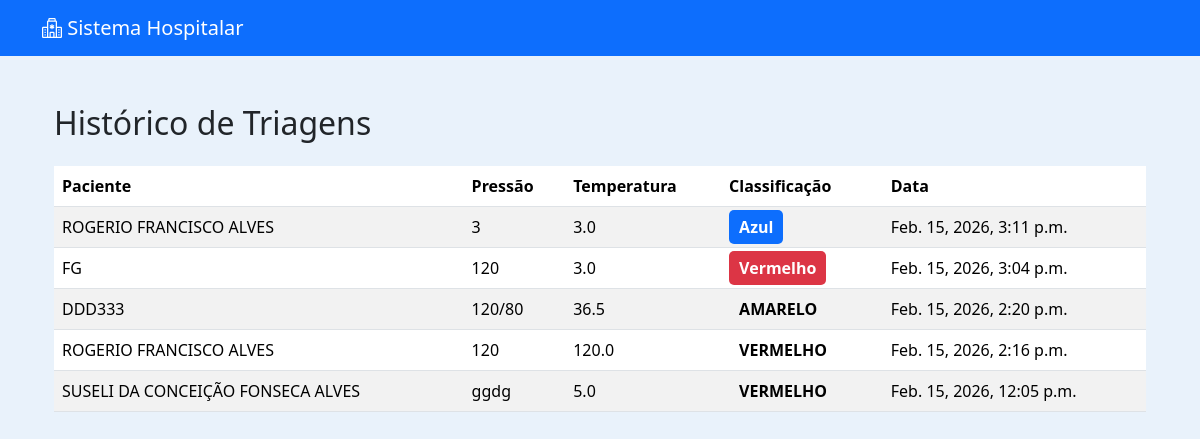
/triagem/historico/, run on the app's committed database.
### triagem/models.py (models this page shows)
class Triagem(models.Model):
    RISCO_CHOICES = [
        ('Vermelho', 'Vermelho'),
        ('Laranja', 'Laranja'),
        ('Amarelo', 'Amarelo'),
        ('Verde', 'Verde'),
        ('Azul', 'Azul'),
    ]
    agendamento = models.OneToOneField(Agendamento, on_delete=models.CASCADE)
    paciente = models.ForeignKey(Paciente, on_delete=models.CASCADE)
    pressao_arterial = models.CharField(max_length=20)
    temperatura = models.DecimalField(max_digits=4, decimal_places=1)
    frequencia_cardiaca = models.IntegerField()
    saturacao = models.IntegerField()
    classificacao_risco = models.CharField(
        max_length=10,
        choices=RISCO_CHOICES,
        blank=True,
        null=True
    )
    observacoes = models.TextField(blank=True, null=True)
    data_triagem = models.DateTimeField(auto_now_add=True)

### pacientes/models.py (models this page shows, shortened)
class Paciente(models.Model):
    nome = models.CharField(max_length=100)
    nome_social = models.CharField(max_length=100, blank=True, null=True)
    nome_mae = models.CharField(max_length=100)
    nome_pai = models.CharField(max_length=100, blank=True, null=True)
    cpf = models.CharField(
        max_length=14,
        unique=True,
        validators=[
            RegexValidator(
                r'^\d{3}\.\d{3}\.\d{3}-\d{2}$',
                'CPF inválido! Use XXX.XXX.XXX-XX'
            )
        ]
    )
    data_nascimento = models.DateField()
    SEXO_BIOLOGICO_CHOICES = [
        ('M', 'Masculino'),
        ('F', 'Feminino'),
        ('I', 'Intersexo'),
    ]
    sexo_biologico = models.CharField(max_length=1, choices=SEXO_BIOLOGICO_CHOICES)
    identidade_genero = models.CharField(max_length=50)
    orientacao_sexual = models.CharField(max_length=50)
    NACIONALIDADE_CHOICES = [
        ('BRASILEIRA', 'Brasileira'),
        ('ARGENTINA', 'Argentina'),
        ('BOLIVIANA', 'Boliviana'),
        ('CHILENA', 'Chilena'),
        ('COLOMBIANA', 'Colombiana'),
        ('PARAGUAIA', 'Paraguaia'),
        ('PERUANA', 'Peruana'),
        ('URUGUAIA', 'Uruguaia'),
        ('VENEZUELANA', 'Venezuelana'),
        ('OUTRA', 'Outra'),
    ]
    nacionalidade = models.CharField(
        max_length=20,
        choices=NACIONALIDADE_CHOICES,
        default='BRASILEIRA'
    )
    naturalidade = models.CharField(max_length=100)
    RACA_COR_CHOICES = [
        ('BRANCA', 'Branca'),
        ('PRETA', 'Preta'),
        ('PARDA', 'Parda'),
        ('AMARELA', 'Amarela'),
        ('INDIGENA', 'Indígena'),
    ]
    raca_cor = models.CharField(max_length=10, choices=RACA_COR_CHOICES)
    ESTADO_CIVIL_CHOICES = [
        ('SOLTEIRO', 'Solteiro(a)'),
        ('CASADO', 'Casado(a)'),
        ('DIVORCIADO', 'Divorciado(a)'),
        ('VIUVO', 'Viúvo(a)'),
        ('UNIAO_ESTAVEL', 'União Estável'),
    ]
    estado_civil = models.CharField(max_length=20, choices=ESTADO_CIVIL_CHOICES)
    ESCOLARIDADE_CHOICES = [
        ('SEM_INSTRUCAO', 'Sem instrução'),
        ('FUNDAMENTAL_INCOMPLETO', 'Fundamental incompleto'),
        ('FUNDAMENTAL_COMPLETO', 'Fundamental completo'),
        ('MEDIO_INCOMPLETO', 'Médio incompleto'),
        ('MEDIO_COMPLETO', 'Médio completo'),
        ('SUPERIOR_INCOMPLETO', 'Superior incompleto'),
        ('SUPERIOR_COMPLETO', 'Superior completo'),
        ('POS_GRADUACAO', 'Pós-graduação'),
        ('MESTRADO', 'Mestrado'),
        ('DOUTORADO', 'Doutorado'),
    ]
    escolaridade = models.CharField(max_length=30, choices=ESCOLARIDADE_CHOICES)
    profissao = models.CharField(max_length=50)
    rg = models.CharField(max_length=20)
    orgao_emissor = models.CharField(max_length=10)
    UF_CHOICES = [
        ('AC','AC'), ('AL','AL'), ('AP','AP'), ('AM','AM'),
        ('BA','BA'), ('CE','CE'), ('DF','DF'), ('ES','ES'),
        ('GO','GO'), ('MA','MA'), ('MT','MT'), ('MS','MS'),
        ('MG','MG'), ('PA','PA'), ('PB','PB'), ('PR','PR'),
        ('PE','PE'), ('PI','PI'), ('RJ','RJ'), ('RN','RN'),
        ('RS','RS'), ('RO','RO'), ('RR','RR'), ('SC','SC'),
        ('SP','SP'), ('SE','SE'), ('TO','TO'),
    ]
    uf_rg = models.CharField(max_length=2, choices=UF_CHOICES)
    cep = models.CharField(
        max_length=9,
        validators=[
            RegexValidator(
                r'^\d{5}-\d{3}$',
                'CEP inválido! Use XXXXX-XXX'
            )
        ]
    )
    endereco = models.CharField(max_length=100)
    numero = models.CharField(max_length=10)
    complemento = models.CharField(max_length=50, blank=True, null=True)
    bairro = models.CharField(max_length=50)
    municipio = models.CharField(max_length=50)
    uf = models.CharField(max_length=2, choices=UF_CHOICES)
    ZONA_CHOICES = [
        ('URBANA', 'Urbana'),
        ('RURAL', 'Rural'),
    ]
    zona = models.CharField(max_length=6, choices=ZONA_CHOICES)
    telefone_fixo = models.CharField(
        max_length=15,
        blank=True,
        null=True,
        validators=[
            RegexValidator(
                r'^\(\d{2}\)\s\d{4}-\d{4}$',
                'Telefone inválido! Use (XX) XXXX-XXXX'
            )
        ]
    )
    celular = models.CharField(
        max_length=15,
        validators=[
            RegexValidator(
                r'^\(\d{2}\)\s\d{5}-\d{4}$',
                'Celular inválido! Use (XX) XXXXX-XXXX'
            )
        ]
    )
    whatsapp = models.BooleanField(default=False)
    email = models.EmailField(blank=True, null=True)
    cartao_sus = models.CharField(max_length=18, blank=True, null=True)
    criado_por = models.ForeignKey(
        User,
        on_delete=models.SET_NULL,
        null=True,
        blank=True,
        related_name='pacientes_criados'
    )
    data_criacao = models.DateTimeField(default=timezone.now, editable=False)
    data_atualizacao = models.DateTimeField(auto_now=True)

### triagem/views.py (the view)
# urls.py: path('historico/', views.historico_triagens, name='historico_triagens'),
def historico_triagens(request):
    triagens = Triagem.objects.all().order_by('-data_triagem')
    return render(request, 'triagem/historico_triagens.html', {
        'triagens': triagens
    })

### triagem/templates/triagem/historico_triagens.html (shortened to what this page needs)
{% extends 'usuarios/base.html' %}
{% block content %}
<div class="container mt-5">
    <h2>Histórico de Triagens</h2>
    <table class="table table-striped mt-4">
        <thead>
            <tr>
                <th>Paciente</th>
                <th>Pressão</th>
                <th>Temperatura</th>
                <th>Classificação</th>
                <th>Data</th>
            </tr>
        </thead>
        <tbody>
            {% for t in triagens %}
            <tr>
                <td>{{ t.paciente.nome }}</td>
                <td>{{ t.pressao_arterial }}</td>
                <td>{{ t.temperatura }}</td>
                <td>
                    {% if t.classificacao_risco %}
                        <span class="badge-risco {{ t.classificacao_risco }}">
                            {{ t.classificacao_risco }}
                        </span>
                    {% else %}
                        —
                    {% endif %}
                </td>
                <td>{{ t.data_triagem }}</td>
            </tr>
            {% empty %}
            <tr>
                <td colspan="5">Nenhuma triagem registrada.</td>
            </tr>
            {% endfor %}
        </tbody>
    </table>
</div>
{% endblock %}

### usuarios/templates/usuarios/base.html (style rules this page uses)
body { background-color: #e9f2fb; }

### triagem/templates/triagem/historico_triagens.html (style rules this page uses)
.badge-risco { padding: 6px 10px; border-radius: 5px; font-weight: bold; }
.Vermelho { background-color: #dc3545; color: white; }
.Azul { background-color: #0d6efd; color: white; }

### data on the page
Triagem: paciente.nome "ROGERIO FRANCISCO ALVES", pressao_arterial "3", temperatura "3.0", classificacao_risco "Azul", data_triagem "Feb. 15, 2026, 3:11 p.m."
Triagem: paciente.nome "FG", pressao_arterial "120", temperatura "3.0", classificacao_risco "Vermelho", data_triagem "Feb. 15, 2026, 3:04 p.m."
Triagem: paciente.nome "DDD333", pressao_arterial "120/80", temperatura "36.5", classificacao_risco "AMARELO", data_triagem "Feb. 15, 2026, 2:20 p.m."
Triagem: paciente.nome "ROGERIO FRANCISCO ALVES", pressao_arterial "120", temperatura "120.0", classificacao_risco "VERMELHO", data_triagem "Feb. 15, 2026, 2:16 p.m."
Triagem: paciente.nome "SUSELI DA CONCEIÇÃO FONSECA ALVES", pressao_arterial "ggdg", temperatura "5.0", classificacao_risco "VERMELHO", data_triagem "Feb. 15, 2026, 12:05 p.m."
